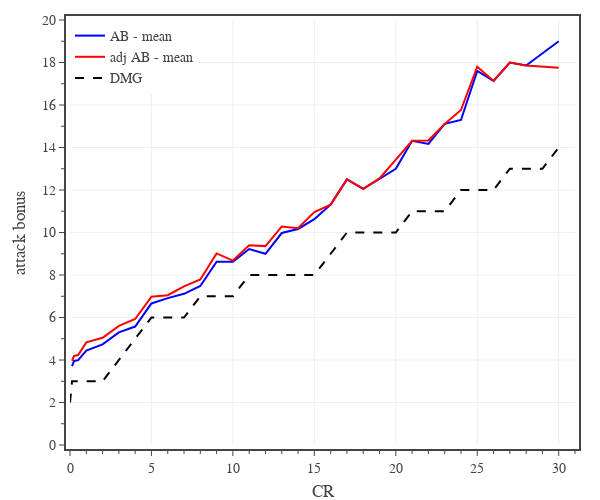

Here is the notebook cell this chart was saved with:
### Code cell
# plots monster AB vs CR

# create figure
fig = go.Figure(
    layout=go.Layout(
        template=TFB_TEMPLATE,
        margin=dict(l=70, r=25, b=55, t=20, pad=4),
        xaxis=dict(
            title_text='CR',
            range=[0,31],
            tick0=0, dtick=5,
            minor=dict(tick0=0, dtick=1),
        ),
        yaxis=dict(
            title_text='attack bonus',
            range=[0,20],
            tick0=0, dtick=2,
            minor=dict(tick0=0, dtick=1),
        ),
        legend=dict(
            xanchor='left', yanchor='top',
            x=0.00, y=1.00,
            orientation='v',
            tracegroupgap=0,
        )
    )
)

plot_confidence_interval(fig, df0, 0.0, 'CR', 'AB', 'AB', 'rgba(0, 0, 255, 1.0)', 'rgba(0, 0, 255, 0.3)')

plot_confidence_interval(fig, df0, 0.0, 'CR', 'adj AB', 'adj AB', 'rgba(255, 0, 0, 1.0)', 'rgba(255, 0, 0, 0.3)')

# plot reference line
fig.add_trace(go.Scatter(
    x=dfD.index, y=dfD['AB'],
    mode='lines', 
    name='DMG',
    line=dict(color='black', dash='dash'),
    hoverinfo='skip', 
))

# show figure
fig.update_layout(width=600, height=500)
fig.show(config=TFB_CONFIG)

# save figures
if SAVEFIGS:
    fig.update_layout(autosize=True, width=None, height=None)
    save_fig_html(fig, format='large', name='fig-ab-vs-cr')
    save_fig_html(fig, format='small', name='fig-ab-vs-cr')

### Figure 1 — Plotly figure (JSON) as saved in the notebook; plotly's stock layout.template omitted (floating-point values rounded to 4 significant figures)
{"data": [{"hovertemplate": "<b>AB</b><br>CR %{x:,.0f}<br>Mean %{y:,.1f}<br><extra></extra>", "legendgroup": "AB", "line": {"color": "rgba(0, 0, 255, 1.0)"}, "mode": "lines", "name": "AB - mean", "type": "scatter", "x": [0.125, 0.25, 0.5, 1, 2, 3, 4, 5, 6, 7, 8, 9, 10, 11, 12, 13, 14, 15, 16, 17, 18, 19, 20, 21, 22, 23, 24, 25, 26, 27, 28, 30], "y": [3.714, 3.956, 3.99, 4.438, 4.738, 5.298, 5.574, 6.662, 6.911, 7.114, 7.482, 8.623, 8.62, 9.22, 9, 9.976, 10.17, 10.62, 11.31, 12.5, 12.06, 12.55, 13, 14.32, 14.17, 15.11, 15.29, 17.6, 17.13, 18, 17.86, 19]}, {"hovertemplate": "<b>adj AB</b><br>CR %{x:,.0f}<br>Mean %{y:,.1f}<br><extra></extra>", "legendgroup": "adj AB", "line": {"color": "rgba(255, 0, 0, 1.0)"}, "mode": "lines", "name": "adj AB - mean", "type": "scatter", "x": [0.125, 0.25, 0.5, 1, 2, 3, 4, 5, 6, 7, 8, 9, 10, 11, 12, 13, 14, 15, 16, 17, 18, 19, 20, 21, 22, 23, 24, 25, 26, 27, 28, 30], "y": [3.964, 4.193, 4.231, 4.831, 5.045, 5.602, 5.93, 6.98, 7.051, 7.466, 7.788, 9.016, 8.68, 9.4, 9.359, 10.29, 10.2, 10.96, 11.31, 12.5, 12.06, 12.55, 13.43, 14.32, 14.33, 15.11, 15.76, 17.8, 17.13, 18, 17.86, 17.75]}, {"hoverinfo": "skip", "line": {"color": "black", "dash": "dash"}, "mode": "lines", "name": "DMG", "type": "scatter", "x": [0, 0.125, 0.25, 0.5, 1, 2, 3, 4, 5, 6, 7, 8, 9, 10, 11, 12, 13, 14, 15, 16, 17, 18, 19, 20, 21, 22, 23, 24, 25, 26, 27, 28, 29, 30], "y": [2, 3, 3, 3, 3, 3, 4, 5, 6, 6, 6, 7, 7, 7, 8, 8, 8, 8, 8, 9, 10, 10, 10, 10, 11, 11, 11, 12, 12, 12, 13, 13, 13, 14]}], "layout": {"height": 500, "legend": {"orientation": "v", "tracegroupgap": 0, "x": 0, "xanchor": "left", "y": 1, "yanchor": "top"}, "margin": {"b": 55, "l": 70, "pad": 4, "r": 25, "t": 20}, "width": 600, "xaxis": {"dtick": 5, "minor": {"dtick": 1, "tick0": 0}, "range": [0, 31], "tick0": 0, "title": {"text": "CR"}}, "yaxis": {"dtick": 2, "minor": {"dtick": 1, "tick0": 0}, "range": [0, 20], "tick0": 0, "title": {"text": "attack bonus"}}}}
